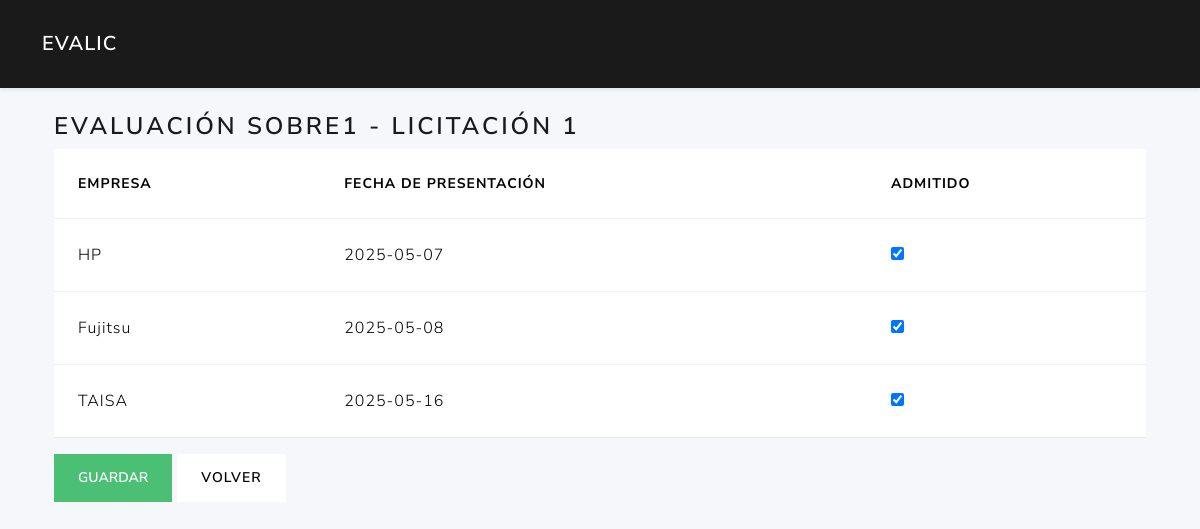
/ofertas/1/evaluar_sobre1, run on the app's committed database.
### tables this page shows
CREATE TABLE ofertas (
        fechapresentacion TEXT NOT NULL,
        admitidasobre1 INTEGER,             
        licitacion_id INTEGER NOT NULL,
        licitante_id INTEGER NOT NULL,
        PRIMARY KEY (licitacion_id,licitante_id)                                       
        FOREIGN KEY (licitacion_id) REFERENCES licitaciones(id)
        FOREIGN KEY (licitante_id) REFERENCES licitantes(id)                                                           
    );

CREATE TABLE licitantes (
        id  INTEGER PRIMARY KEY AUTOINCREMENT,
        nombreempresa TEXT NOT NULL,
        cif text NOT NULL,
        direccion text,
        ciudad text,
        provincia text,
        telefono text,
        email text                                                                                                                            
    );

### routes/ofertas_routes.py (the view, shortened to what this page needs)
@ofertas_bp.route('/<int:licitacion_id>/evaluar_sobre1', methods=['GET', 'POST'])
def evaluar_sobre1(licitacion_id):
    ofertas = list_ofertas_logic(current_app, licitacion_id)
    return render_template('ofertas/evaluar_sobre1.html',
                           ofertas=ofertas,
                           licitacion_id=licitacion_id)

### app.py (called while the page is built)
def create_app():
    app = Flask(__name__)
    app.config.from_object(Config)
    @app.context_processor
    def utility_processor():
        from flask import request, url_for
        def url_for_other_page(page):
            args = request.args.copy()
            args['page'] = page
            return url_for('licitaciones.index', **args)
        return dict(url_for_other_page=url_for_other_page)
    app.teardown_appcontext(close_connection)
    with app.app_context():
        init_db(app)
    app.register_blueprint(auth_bp)
    app.register_blueprint(user_bp)
    app.register_blueprint(licitaciones_bp)
    app.register_blueprint(ofertas_bp)
    app.register_blueprint(licitantes_bp)
    from routes.criterios_routes import criterios_bp
    app.register_blueprint(criterios_bp)
    return app

### models/dao.py (called while the page is built)
def get_db(app):
    db = getattr(g, '_database', None)
    if db is None:
        db = g._database = sqlite3.connect(app.config['DATABASE'])
        db.row_factory = sqlite3.Row
    return db

def close_connection(exception):
    db = getattr(g, '_database', None)
    if db is not None:
        db.close()

### models/ofertas_data.py (called while the page is built)
def list_ofertas(db, licitacion_id=None):
    query = """
        SELECT o.licitacion_id, o.licitante_id, o.fechapresentacion, o.admitidasobre1, l.nombreempresa
        FROM ofertas o
        JOIN licitantes l ON o.licitante_id = l.id
    """
    params = ()
    if licitacion_id:
        query += " WHERE o.licitacion_id=?"
        params = (licitacion_id,)
    query += " ORDER BY o.licitacion_id, o.licitante_id"
    cur = db.execute(query, params)
    return cur.fetchall()

### services/oferta_service.py (called while the page is built)
def list_ofertas_logic(app, licitacion_id=None):
    db = get_db(app)
    return list_ofertas(db, licitacion_id)

### templates/ofertas/evaluar_sobre1.html (shortened to what this page needs)
{% extends 'base.html' %}
{% block content %}
<div class="container">
  <h3>Evaluación Sobre1 - Licitación {{ licitacion_id }}</h3>
  <form method="post">
    <table class="table">
      <thead>
        <tr>
          <th>Empresa</th>
          <th>Fecha de presentación</th>
          <th>Admitido</th>
        </tr>
      </thead>
      <tbody>
        {% for o in ofertas %}
        <tr>
          <td>{{ o.nombreempresa }}</td>
          <td>{{ o.fechapresentacion }}</td>
          <td>
            <input type="checkbox" name="admitidasobre1_{{ o.licitante_id }}" {% if o.admitidasobre1 %}checked{% endif %}>
          </td>
        </tr>
        {% endfor %}
      </tbody>
    </table>
    <button type="submit" class="btn btn-success">Guardar</button>
    <a href="{{ url_for('licitaciones.edit_licitacion_route', lic_id=licitacion_id) }}" class="btn btn-secondary">Volver</a>
  </form>
</div>
{% endblock %}

### templates/base.html (shortened to what this page needs)
<!doctype html>
<html lang="es">
<head>
  <link href="https://cdn.jsdelivr.net/npm/bootswatch@5.3.0/dist/lux/bootstrap.min.css"
        rel="stylesheet">
</head>
<body>
  <nav class="navbar navbar-expand-lg navbar-dark bg-primary shadow-sm">
    <div class="container">
      <a class="navbar-brand" href="{{ url_for('user.dashboard') }}">EvaLic</a>
    </div>
  </nav>
  <main class="container py-4">
    {% block content %}{% endblock %}
  </main>
</body>
</html>

### templates/base.html (style rules this page uses)
body { background:#f5f7fa; }
.navbar-brand { font-weight:600; }

### data on the page
ofertas: nombreempresa "HP", fechapresentacion "2025-05-07", admitidasobre1 "☑"
ofertas: nombreempresa "Fujitsu", fechapresentacion "2025-05-08", admitidasobre1 "☑"
ofertas: nombreempresa "TAISA", fechapresentacion "2025-05-16", admitidasobre1 "☑"

### other printed values
{{ licitacion_id }} "1"
